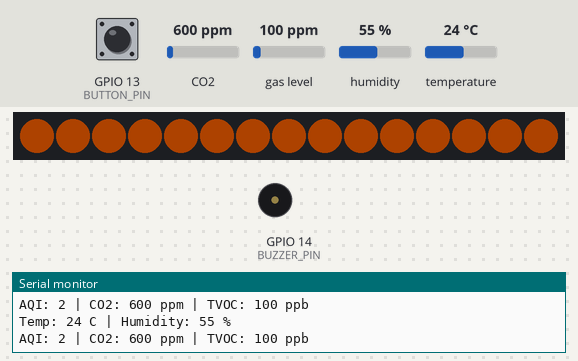
Recording of a sketch running on a simulated ESP8266 (NodeMCU). Parts: 15 RGB LEDs in strip order, left to right, buzzer (waves = sounding, pin HIGH), the last lines printed to the serial monitor. Inputs (shaded band) come from the test bench; at power-on: GPIO 13 (BUTTON_PIN) HIGH, CO2 600 ppm, gas level 100 ppm, humidity 55 %, temperature 24 °C. Dim RGB values are drawn brighter than linear; WiFi joins after 1.5 s; servers stay silent unless stated; network time is answered at once with the bench clock; uploads are accepted with an empty reply; the local clock reads 2024-03-15 10:24:30 at power-on unless the sketch sets it.

Above: at 3.7 s.
3.8 s: GPIO 13 (BUTTON_PIN) pulled LOW for 1.3 s
At 4.67 s:
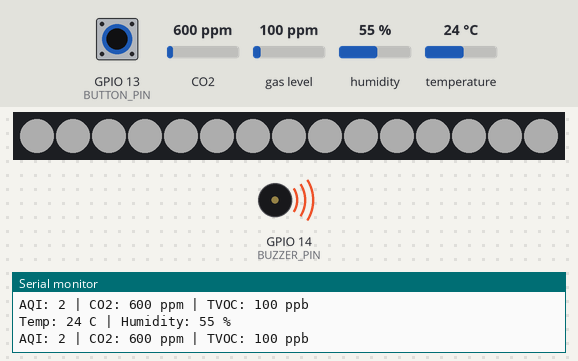
6.6 s: CO2 set to 962 ppm
8.1 s: CO2 set to 1028 ppm
At 9.8 s:
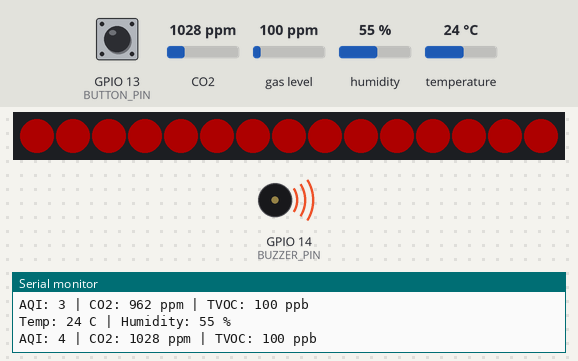
12.3 s: CO2 set to 452 ppm
At 14.1 s:
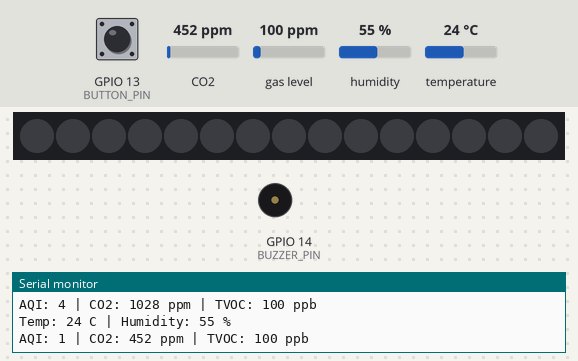
14.8 s: GPIO 13 (BUTTON_PIN) pulled LOW for 1.3 s
At 16.7 s:
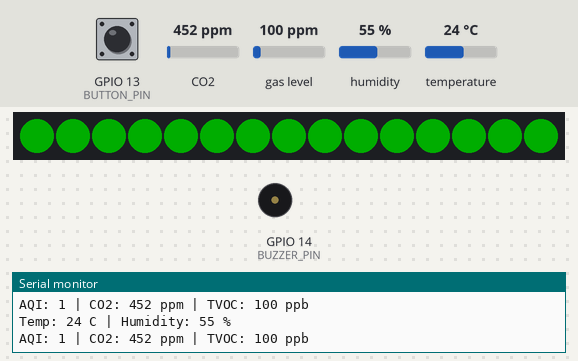
17.6 s: GPIO 13 (BUTTON_PIN) pulled LOW for 3.2 s
At 18.7 s:
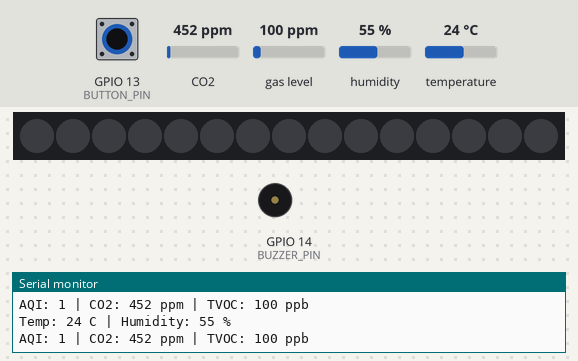
Timing chart, 0 to 20.6 s (numbered marks = the images above; inputs shaded):
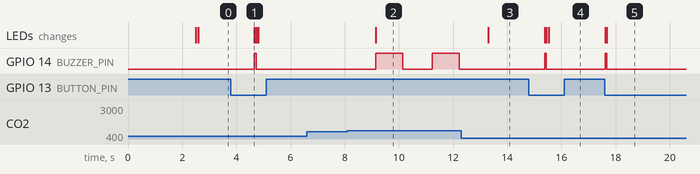

Measured:
- the behaviour switches between 999 and 1000 ppm on CO2 (found by bisection; images 1 and 2)
- after the input at 3.8 s, GPIO 14 (BUZZER_PIN): LOW → HIGH after 0.87 s, → LOW 0.06 s later; the LEDs: change after 0.87 s (image 1)
- after the input at 8.1 s, GPIO 14 (BUZZER_PIN): alternates HIGH for 1.0 s and LOW for 1.1 s, starting after 1.0 s; the LEDs: change after 1.0 s (image 2)
- after the input at 12.3 s, GPIO 14 (BUZZER_PIN): stays LOW (without the input it goes to HIGH after 1.0 s); the LEDs: change after 1.0 s (image 3)
- after the input at 14.8 s, GPIO 14 (BUZZER_PIN): LOW → HIGH after 0.59 s, → LOW 0.06 s later; the LEDs: first change after 0.59 s (image 4 shows a later state)
- after the input at 17.6 s, GPIO 14 (BUZZER_PIN): LOW → HIGH at once, → LOW 0.06 s later; the LEDs: first change at once (image 5 shows a later state)

The sketch:

sensor_aire.ino
```cpp
#include <Wire.h>
#include <Adafruit_AHTX0.h>
#include <ScioSense_ENS160.h>
#include <Adafruit_NeoPixel.h>

#include <ESP8266WiFi.h>
#include <ESP8266HTTPClient.h>
#include <WiFiClient.h>

#include <NTPClient.h>//para el ntp
#include <WiFiUdp.h>// para el ntp

const char* ssid = "Salón Redonda";
const char* password = "Redondamola!";
String serverName = "http://192.168.50.122/post_air_data";
String device_identity = "air_sensor_test_1";

// --- Pins ---
#define BUZZER_PIN 14
#define NEO_PIN    12
#define BUTTON_PIN 13
#define NUM_PIXELS 15

// --- AQI BASED THRESHOLDS ---
const int AQI_LEVEL_ORANGE = 2;
const int AQI_LEVEL_RED    = 4;

// --- Global Objects ---
Adafruit_AHTX0 aht;
ScioSense_ENS160 ens160(ENS160_I2CADDR_1);
Adafruit_NeoPixel pixels(NUM_PIXELS, NEO_PIN, NEO_GRB + NEO_KHZ800);

// --- State Variables ---
bool showGreen = true;
int lastButtonState = LOW;
unsigned long lastSendTime = 0;

// --- Function Prototypes ---
void applyColor(int r, int g, int b);
void updateLedsBasedOnAir(int currentAqi);
void flashExposure();

WiFiUDP ntpUDP;
NTPClient timeClient(ntpUDP, "pool.ntp.org");
String getTime(int format) {
  timeClient.update();

  switch (format) {

    case 1: {
      String form = timeClient.getFormattedTime();
      return form;
    }

    case 2: {
      return String(timeClient.getHours());
    }

    case 3: {
      return String(timeClient.getMinutes());
    }

    case 4: {
      return String(timeClient.getSeconds());
    }

    default:
      return "";
  }
}

void setup() {
  Serial.begin(115200);

  WiFi.begin(ssid, password);
  Serial.println("Connecting");
  while(WiFi.status() != WL_CONNECTED) {
    delay(500);
    Serial.print(".");
  }
  Serial.println("");
  Serial.print("Connected to WiFi network with IP Address: ");
  Serial.println(WiFi.localIP());

  delay(1000);
  Serial.println("\n--- CLEAN START: AQI & CO2 MONITOR ---");

  Wire.begin();
  aht.begin();
  if (ens160.begin()) {
    ens160.setMode(ENS160_OPMODE_STD);
  }

  pixels.begin();
  pixels.setBrightness(50);
  pixels.clear();
  pixels.show();

  pinMode(BUZZER_PIN, OUTPUT);
  pinMode(BUTTON_PIN, INPUT_PULLUP);
}

void loop() {
  // 1. BUTTON CHECK (EXPOSURE)
  int currentButtonState = digitalRead(BUTTON_PIN);
  if (currentButtonState == LOW && lastButtonState == HIGH) {
    showGreen = !showGreen;
    flashExposure();
  }

  lastButtonState = currentButtonState;

  // 2. SENSOR UPDATES
  sensors_event_t humidityEvent, tempEvent;
  aht.getEvent(&humidityEvent, &tempEvent);

  int tempC = tempEvent.temperature;
  int humidity = humidityEvent.relative_humidity;

  Serial.print("Temp: ");
  Serial.print(tempC);
  Serial.print(" C | ");

  Serial.print("Humidity: ");
  Serial.print(humidity);
  Serial.println(" %");

  if (ens160.available()) {
    ens160.set_envdata(tempC, humidity);
    ens160.measure(true);
    int currentAqi = ens160.getAQI();

    updateLedsBasedOnAir(currentAqi);
    Serial.print("AQI: "); Serial.print(currentAqi);
    Serial.print(" | CO2: "); Serial.print(ens160.geteCO2());
    Serial.print(" ppm | TVOC: "); Serial.print(ens160.getTVOC());
    Serial.println(" ppb");

    if (millis() - lastSendTime >= 20000) {

      WiFiClient client;
      HTTPClient http;

      http.begin(client, serverName);
      http.addHeader("Content-Type", "application/x-www-form-urlencoded");

      String httpRequestData;
      httpRequestData = "identity=" + device_identity;
      httpRequestData += "&hour=" + getTime(2);
      httpRequestData += "&minute=" + getTime(3);
      httpRequestData += "&quality=" + String(currentAqi);
      httpRequestData += "&temp=" + String(tempC);
      httpRequestData += "&hum=" + String(humidity);
      httpRequestData += "&eco2=" + String(ens160.geteCO2());
      httpRequestData += "&tvoc=" + String(ens160.getTVOC());


      int httpResponseCode = http.POST(httpRequestData);

      Serial.print("HTTP Response code: ");
      Serial.println(httpResponseCode);

      http.end();
      lastSendTime = millis();
  }

  }

  // 3. PULSING BUZZER LOGIC (Only in Red Alert)
  static unsigned long lastBeep = 0;
  if (ens160.getAQI() >= AQI_LEVEL_RED) {
    digitalWrite(BUZZER_PIN, HIGH);
    delay(1000);
    digitalWrite(BUZZER_PIN, LOW);
  }

  delay(1000);
}

void flashExposure() {
  for (int i = 0; i < NUM_PIXELS; i++) {
    pixels.setPixelColor(i, pixels.Color(255, 255, 255));
  }
  pixels.show();
  digitalWrite(BUZZER_PIN, HIGH);
  delay(60);
  digitalWrite(BUZZER_PIN, LOW);
  pixels.clear();
  pixels.show();
}

void updateLedsBasedOnAir(int currentAqi) {
    int aqi = currentAqi;

  if (aqi >= AQI_LEVEL_RED) {
    applyColor(255, 0, 0); // RED
  }
  else if (aqi >= AQI_LEVEL_ORANGE) {
    applyColor(255, 100, 0); // ORANGE
  }
  else {
    if (showGreen) applyColor(0, 255, 0); // GREEN
    else { pixels.clear(); pixels.show(); }
  }
}

void applyColor(int r, int g, int b) {
  for (int i = 0; i < NUM_PIXELS; i++) {
    pixels.setPixelColor(i, pixels.Color(r, g, b));
  }
  pixels.show();
}
```
